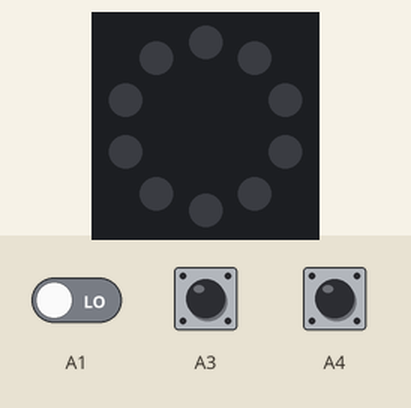
Simulated run of this program. Board: Circuit Playground running CircuitPython. Parts: the board's ring of 10 RGB LEDs (number 0 left of the top, counting anticlockwise). The test bench sets the inputs (shaded band); at power-on: A3 LOW, A4 LOW, A1 LOW. Dim RGB values are drawn brighter than linear; touch pads read as touched when driven HIGH; what the program prints to the serial console is not drawn.

Above: at 1.2 s.
1.3 s: A3 pulled HIGH for 0.15 s
At 1.37 s:
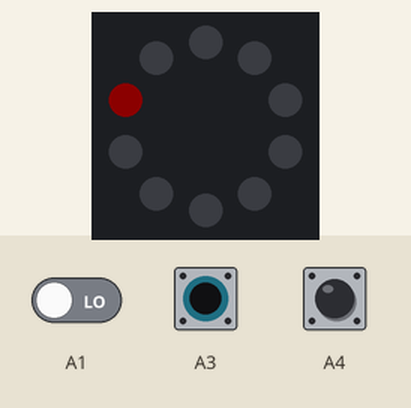
2.9 s: A3 pulled HIGH for 3.2 s
7.6 s: A4 pulled HIGH for 3.2 s
Timing chart, 0 to 10.6 s (numbered marks = the images above; inputs shaded):
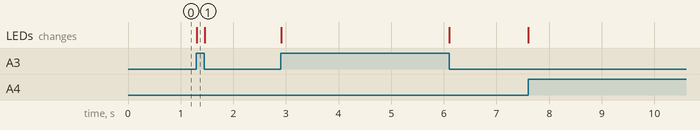

The program:

code.py
```python
"""
Respond to a touch on A1 & A2
"""

# libraries
import time
from every.every import Timer
from adafruit_circuitplayground import cp

# globals
LIGHT_COLOR = ( 255, 0, 0 ) #( red, green, blue ) each 0-255
OFF = ( 0, 0, 0 )

# set up
# no setup for "touch"
automatic = Timer(8)
automatic.start() # need to start initially
on_duration = Timer(1)

cp.pixels.brightness = 0.05 # 0.0 to 1.0
cp.pixels[ 1 ] = OFF

print("touch a1 & a2")

# loop
while True:
    if cp.touch_A1 and cp.touch_A2:
        cp.pixels[ 1 ] = LIGHT_COLOR
        automatic.start()

    elif cp.touch_A3 or cp.touch_A4:
        cp.pixels[ 1 ] = LIGHT_COLOR
        automatic.start()

    elif automatic():
        cp.pixels[ 1 ] = LIGHT_COLOR
        on_duration.start()
        print("auto")

    elif on_duration.running:
        on_duration() # won't expire otherwise

    else:
        cp.pixels[ 1 ] = OFF

    # slow the loop so we can upload
    time.sleep( 0.01 )
```

every.py
```python
'''
# Every
#
# Periodic actions, and "one-shot" timers
# and patterns of those.

from unrvl.every import Every

# setup periodics, patterns, timers
every_half_second = Every(0.5) # every 0.5 seconds
pattern1 = Every(1,0.1) # 1 second, then 0.1 second. pattern
in_two_seconds = Every(2, 0) # does not repeat, note the 0
tap_sequence = Every(1.0, 0.1, 1, 0.1, 0) # does not repeat, a pattern

# other setup
cp.detect_taps = 1
Off = (0,0,0)
tap_color = (0,10,30)

while (1):
    # on/off periods = 0.5 seconds.
    if every_half_second():
        cp.red_led = not cp.red_led # blink

    # on is 1 second, off is 0.1
    if pattern1():
        if pattern1.i==0:
            cp.pixels[0] = (30,0,10)
        else:
            cp.pixels[0] = Off

    # when something happens, turn on an led for 1 second
    if cp.tapped:
        cp.pixels[1] = tap_color
        # timers don't run till explicitly started
        tap_sequence.start # start it
    # when each step of that timer expires...
    if tap_sequence():
        # .i is the _next_ step: 1,2,3,..
        if tap_sequence.i % 2: # 1,0,1...
            cp.pixels[1] = Off
        else
            cp.pixels[1] = tap_color

'''

__version__ = "1.0"

import time

class Every(object):
    def __init__(self, *interval):
        # Make an instance.
        #   :interval in seconds

        self.running = True # modified by .interval=
        self.interval = interval
        # we pretend to start at last, for the immediate-expire case
        self.i = len(self.interval)-1
        self.last = time.monotonic() - interval[self.i] # start immediatly

    @property
    def interval(self):
        return self.__interval

    @interval.setter
    def interval(self,v):
        '''tolerate single value or tuple-pattern'''
        if isinstance(v,tuple):
            self.__interval = v
        elif isinstance(v, int) or isinstance(v, float):
            self.__interval = (v,) # allways tuples
        else:
            raise Exception(".interval must be a number or tuple")
        self.i=0
        self.last = time.monotonic() - self.interval[self.i] # start immediatly
        # timers (final 0) don't run till .start
        self.running = self.interval[-1] != 0
        return self

    def start(self):
        self.last = time.monotonic()
        self.running = True
        self.i=0
        return self

    def __call__(self):
        # true when the current interval expires
        now = time.monotonic()
        diff = now - self.last

        this_interval = self.interval[self.i]
        if (self.running and this_interval != 0 and diff >= this_interval):
            self.last = now
            last_interval = self.interval[self.i]
            self.i = (self.i + 1) % len(self.interval)
            next_interval = self.interval[self.i]
            if next_interval != 0:
                drift = diff % last_interval
                self.last -= drift
            else:
                self.running = False
            return True
        else:
            return False

class Timer(Every):
    # convenience for Every(a,b,0), i.e. one-shot
    def __init__(self, *interval):
        # add the ,0
        super().__init__( *( tuple(list(interval) + [0]) ))
```

Measured:
- after the input at 1.3 s, the LEDs: change at once (image 1)
